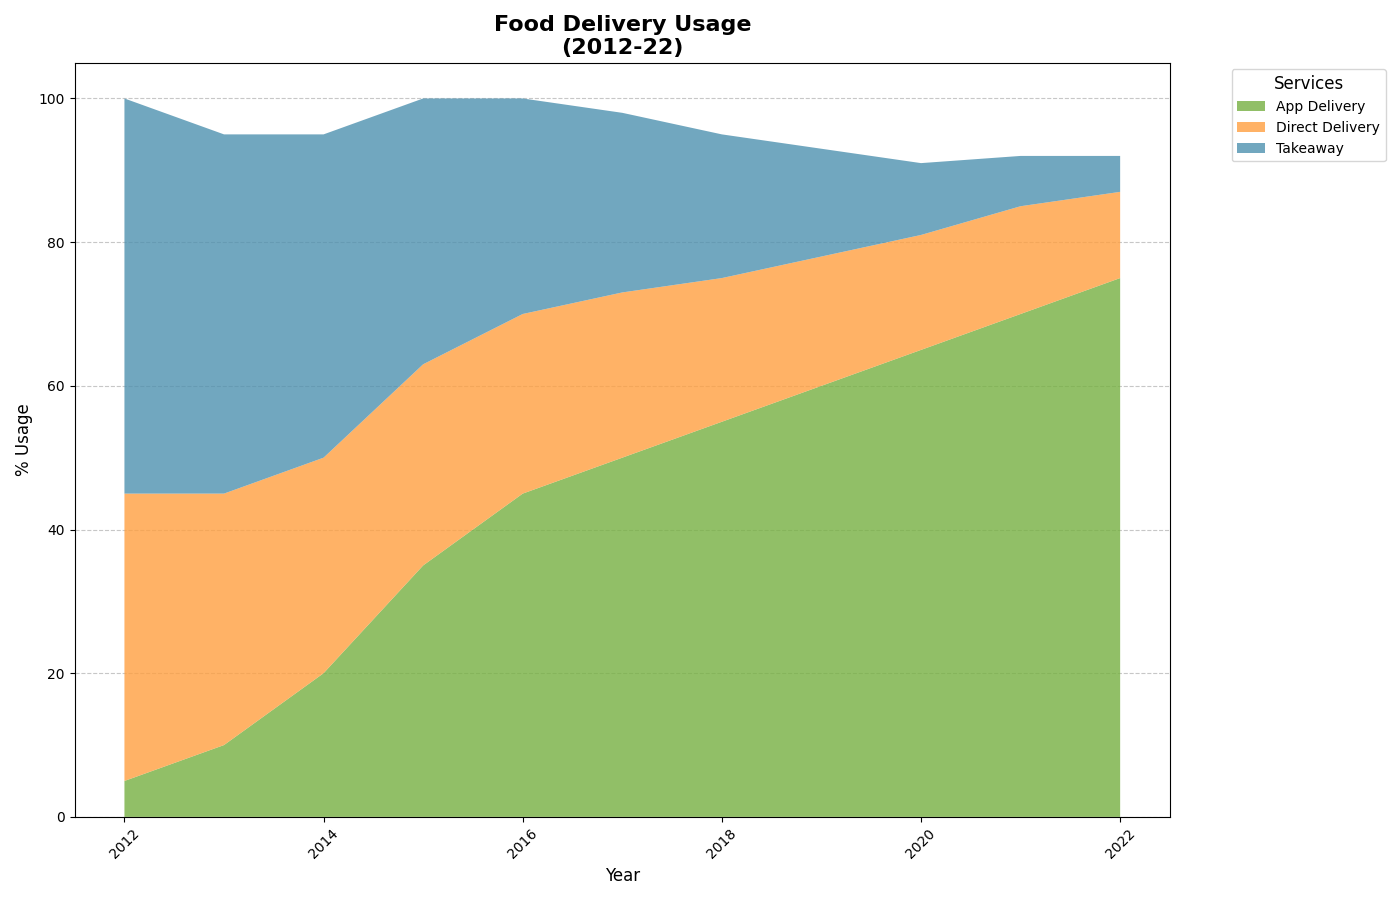

The Python source for this figure:
import matplotlib.pyplot as plt
import numpy as np

years = np.arange(2012, 2023)

services = {
    "App Delivery": [5, 10, 20, 35, 45, 50, 55, 60, 65, 70, 75],
    "Direct Delivery": [40, 35, 30, 28, 25, 23, 20, 18, 16, 15, 12],
    "Takeaway": [55, 50, 45, 37, 30, 25, 20, 15, 10, 7, 5]
}

stacked_data = np.array(list(services.values()))

fig, ax = plt.subplots(figsize=(14, 9))

colors = ['#76B041', '#FF9F40', '#4E91AF']

ax.stackplot(years, stacked_data, labels=services.keys(), colors=colors, alpha=0.8)

ax.set_title("Food Delivery Usage\n(2012-22)", fontsize=16, fontweight='bold')
ax.set_xlabel("Year", fontsize=12)
ax.set_ylabel("% Usage", fontsize=12)

ax.legend(loc='upper left', bbox_to_anchor=(1.05, 1), title='Services', fontsize=10, title_fontsize='12', frameon=True)

plt.xticks(rotation=45)
ax.yaxis.grid(True, linestyle='--', alpha=0.7)
ax.set_axisbelow(True)

plt.tight_layout()
plt.show()
